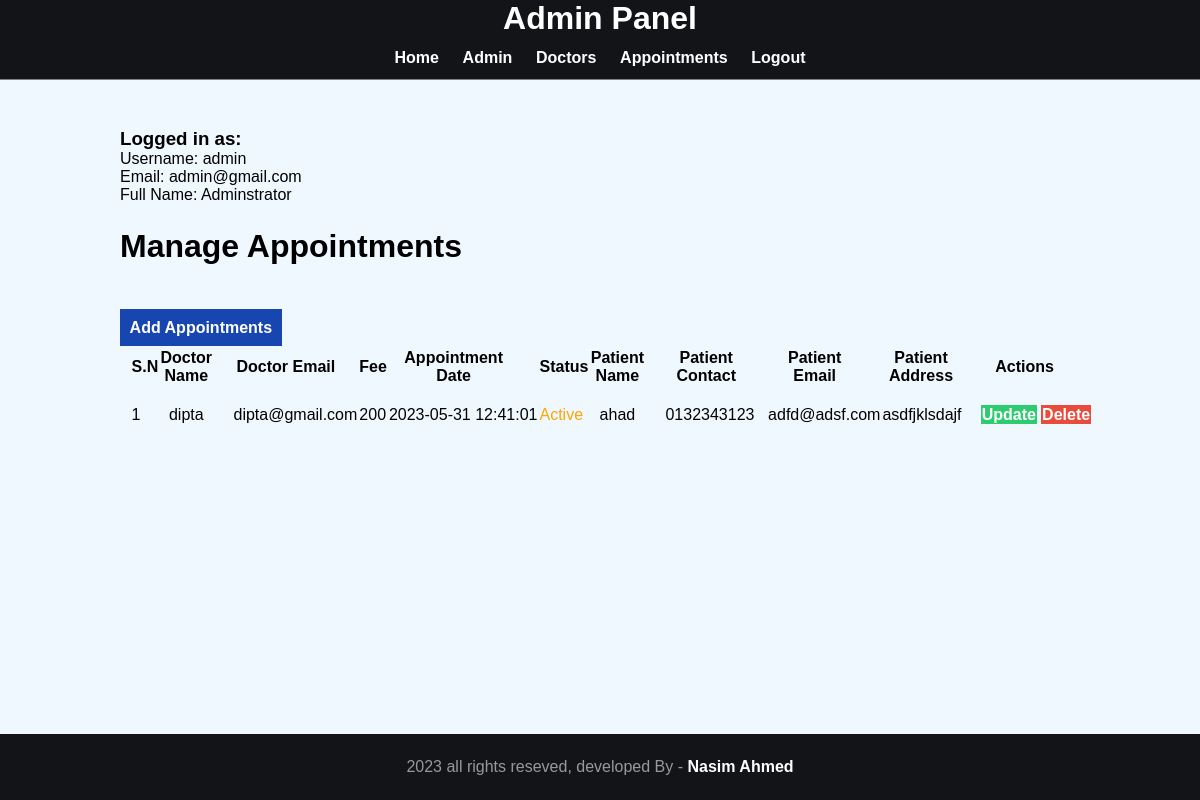
The app's page /admin/manage-appointments.php (signed in) with its own data.
### tables this page shows
CREATE TABLE `tbl_appointments` (
  `id` int(10) UNSIGNED NOT NULL,
  `doctor_name` varchar(150) NOT NULL,
  `doctor_email` varchar(50) NOT NULL,
  `fee` int(11) NOT NULL,
  `appointment_date` datetime NOT NULL,
  `status` varchar(50) NOT NULL,
  `customer_name` varchar(150) NOT NULL,
  `customer_contact` varchar(20) NOT NULL,
  `customer_email` varchar(150) NOT NULL,
  `customer_address` varchar(255) NOT NULL
);

### admin/manage-appointments.php (the view, shortened to what this page needs)
<?php
include('partials/menu.php');
$adminUsername = $_SESSION['user'];
$sql = "SELECT * FROM tbl_admin WHERE username = '$adminUsername'";
$result = mysqli_query($conn, $sql);
$row = mysqli_fetch_assoc($result);
$adminEmail = $row['email'];
$adminFullName = $row['full_name'];
?>
<div class="main-content">
<div class="wrapper">
            <h3>Logged in as:</h3>
            <p>Username: <?php echo $adminUsername; ?></p>
            <p>Email: <?php echo $adminEmail; ?></p>
            <p>Full Name: <?php echo $adminFullName; ?></p>
    </div>
    <div class="wrapper">
        <h1>Manage Appointments</h1>
        <br> <br> <br>
        <a href="add-appointments.php" class="btn-primary">Add Appointments</a>
        <br>
        <table class="tbl-full">
            <tr>
                <th>S.N</th>
                <th>Doctor Name</th>
                <th>Doctor Email</th>
                <th>Fee</th>
                <th>Appointment Date</th>
                <th>Status</th>
                <th>Patient Name</th>
                <th>Patient Contact</th>
                <th>Patient Email</th>
                <th>Patient Address</th>
                <th>Actions</th>
            </tr>
            <?php
            $sql = "SELECT * FROM tbl_appointments";
            $res = mysqli_query($conn, $sql);
            $count = mysqli_num_rows($res);
            $sn = 1;
            if($count > 0)
            {
                while($row = mysqli_fetch_assoc($res))
                {
                    $id = $row['id'];
                    $doctor_name = $row['doctor_name'];
                    $doctor_email = $row['doctor_email'];
                    $fee = $row['fee'];
                    $appointment_date = $row['appointment_date'];
                    $status = $row['status'];
                    $customer_name = $row['customer_name'];
                    $customer_contact = $row['customer_contact'];
                    $customer_email = $row['customer_email'];
                    $customer_address = $row['customer_address'];
                    ?>
                    <tr>
                        <td><?php echo $sn++; ?></td>
                        <td><?php echo $doctor_name; ?></td>
                        <td><?php echo $doctor_email; ?></td>
                        <td><?php echo $fee; ?></td>
                        <td><?php echo $appointment_date; ?></td>
                        <td>
                            <?php
                            if($status == "Pending")
                            {
                                echo "<label style='color: orange;'>$status</label>";
                            }
                            else if($status == "Confirmed")
                            {
                                echo "<label style='color: green;'>$status</label>";
                            }
                            else if($status == "Cancelled")
                            {
                                echo "<label style='color: red;'>$status</label>";
                            }
                            else
                            {
                                echo "<label style='color: orange;'>$status</label>";
                            }
                            ?>
                        </td>
                        <td><?php echo $customer_name; ?></td>
                        <td><?php echo $customer_contact; ?></td>
                        <td><?php echo $customer_email; ?></td>
                        <td><?php echo $customer_address; ?></td>
                        <td>
                            <a href="<?php echo SITEURL;?>admin/update-appointments.php?id=<?php echo $id; ?>"
                               class="btn-secondary">Update</a>
                            <a href="<?php echo SITEURL;?>admin/delete-appointments.php?id=<?php echo $id; ?>"
                               class="btn-danger">Delete</a>
                        </td>
                    </tr>
                    <?php
                }
            }
            else
            {
                echo "<tr><td colspan='12' class='error'>Appointments Not Available</td></tr>";
            }
            ?>
        </table>
    </div>
</div>
<?php include('partials/footer.php') ?>

### css/admin.css (style rules this page uses)
* { margin: 0; padding: 0; font-family: Arial, Helvetica, sans-serif; }
html, body { height: 100%; }
table tr td { white-space: nowrap; }
.wrapper { padding: 1%; width: 80%; margin: 0 auto; min-height: 100%; }
.tbl-full { width: 100%; }
table tr th { padding: 1%; text-align: center; }
table tr td { padding: 1%; text-align: center; }
.btn-primary { background-color: #1746B0; color: white; padding: 1%; text-decoration: none; font-weight: bold; }
.btn-secondary { background-color: #2ECC71; color: white; padding: 1%; text-decoration: none; font-weight: bold; }
.btn-danger { background-color: #E74C3C; color: white; padding: 1%; text-decoration: none; font-weight: bold; }
.main-content { background-color: aliceblue; padding: 3% 0; flex-grow: 1; }
body { background-color: aliceblue; }

### records on screen
tbl_appointments: doctor_name "dipta", doctor_email "dipta@gmail.com", fee "200", appointment_date "2023-05-31 12:41:01", status "Active", customer_name "ahad", customer_contact "0132343123", customer_email "adfd@adsf.com", customer_address "asdfjklsdajf"

### other values on screen
$adminUsername "admin"
$adminEmail "admin@gmail.com"
$adminFullName "Adminstrator"
